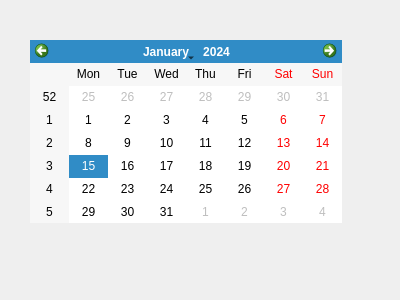
<?xml version="1.0" encoding="UTF-8"?>
<ui version="4.0">
 <class>Dialog_terceiro</class>
 <widget class="QDialog" name="Dialog_terceiro">
  <property name="geometry">
   <rect>
    <x>0</x>
    <y>0</y>
    <width>400</width>
    <height>300</height>
   </rect>
  </property>
  <property name="windowTitle">
   <string>Dialog</string>
  </property>
  <widget class="QCalendarWidget" name="calendarWidget">
   <property name="geometry">
    <rect>
     <x>30</x>
     <y>40</y>
     <width>312</width>
     <height>183</height>
    </rect>
   </property>
  </widget>
 </widget>
 <resources/>
 <connections/>
</ui>
